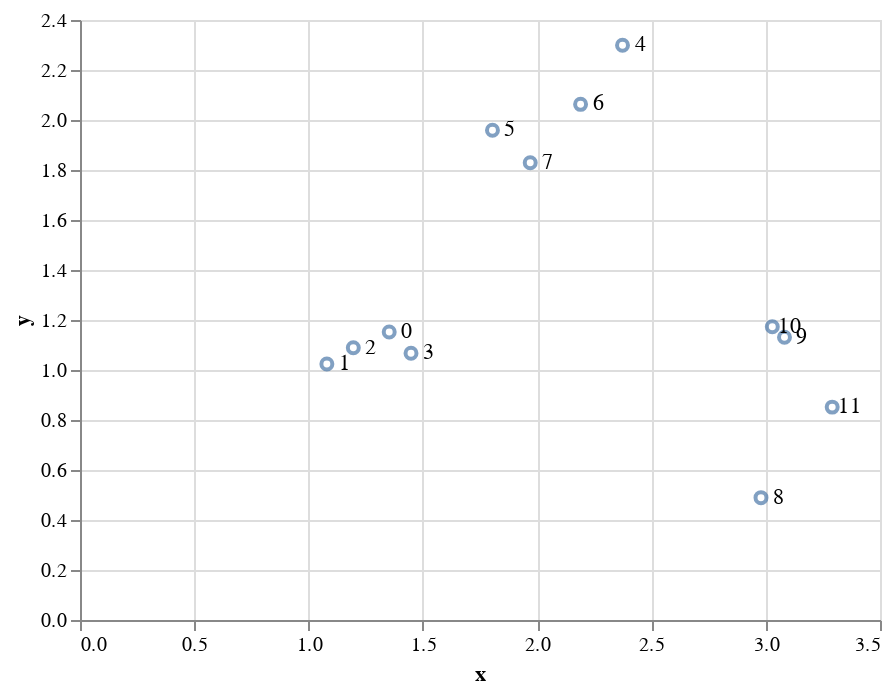

Source (notebook cell):
### Markdown cell above
## 4.1 Rule of thumb:
Choosing the number of clusters to simply be

$$
k \approx \sqrt{n/2}
$$

where $n$ is the number of observations.

### Code cell
# Recall df_xy used in the first section.
(points+text)

### Figure 1 — Vega-Lite specification as saved in the notebook (floating-point values rounded to 4 significant figures)
{"config": {"view": {"continuousWidth": 400, "continuousHeight": 300}}, "layer": [{"mark": "point", "encoding": {"x": {"field": "x", "type": "quantitative"}, "y": {"field": "y", "type": "quantitative"}}}, {"mark": {"type": "text", "dx": 9}, "encoding": {"text": {"field": "n", "type": "quantitative"}, "x": {"field": "x", "type": "quantitative"}, "y": {"field": "y", "type": "quantitative"}}}], "data": {"name": "data-527c3b9634a53fcb859f2d91956e7843"}, "$schema": "https://vega.github.io/schema/vega-lite/v4.17.0.json", "datasets": {"data-527c3b9634a53fcb859f2d91956e7843": [{"n": 0, "x": 1.353, "y": 1.152, "cluster_label": 2, "cluster_labels_kmeans": 1}, {"n": 1, "x": 1.08, "y": 1.024, "cluster_label": 2, "cluster_labels_kmeans": 1}, {"n": 2, "x": 1.196, "y": 1.089, "cluster_label": 2, "cluster_labels_kmeans": 1}, {"n": 3, "x": 1.448, "y": 1.067, "cluster_label": 2, "cluster_labels_kmeans": 1}, {"n": 4, "x": 2.374, "y": 2.299, "cluster_label": 3, "cluster_labels_kmeans": 0}, {"n": 5, "x": 1.805, "y": 1.959, "cluster_label": 3, "cluster_labels_kmeans": 0}, {"n": 6, "x": 2.19, "y": 2.063, "cluster_label": 3, "cluster_labels_kmeans": 0}, {"n": 7, "x": 1.97, "y": 1.829, "cluster_label": 3, "cluster_labels_kmeans": 0}, {"n": 8, "x": 2.979, "y": 0.4894, "cluster_label": 1, "cluster_labels_kmeans": 2}, {"n": 9, "x": 3.082, "y": 1.131, "cluster_label": 1, "cluster_labels_kmeans": 2}, {"n": 10, "x": 3.029, "y": 1.173, "cluster_label": 1, "cluster_labels_kmeans": 2}, {"n": 11, "x": 3.291, "y": 0.8516, "cluster_label": 1, "cluster_labels_kmeans": 2}]}}
